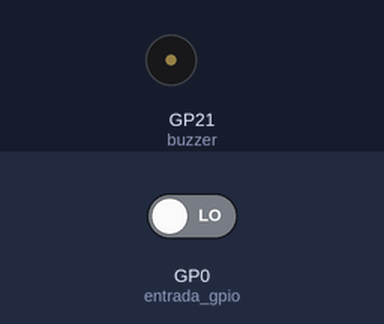
This program was run on a simulated Raspberry Pi Pico running MicroPython. Parts: buzzer (waves = sounding). The test bench sets the inputs (shaded band); at power-on: GP0 (entrada_gpio) LOW.

Above: at 1.2 s.
1.3 s: GP0 (entrada_gpio) driven HIGH
At 4.2 s:
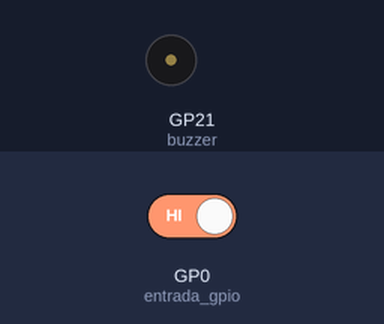
4.3 s: GP0 (entrada_gpio) driven LOW
At 5.4 s:
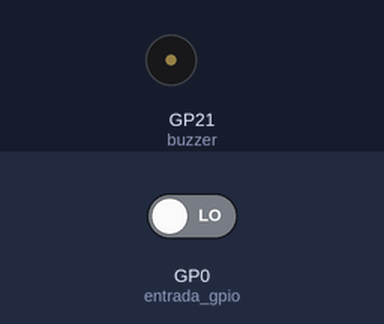
Timing chart, 0 to 7.3 s (numbered marks = the images above; inputs shaded):
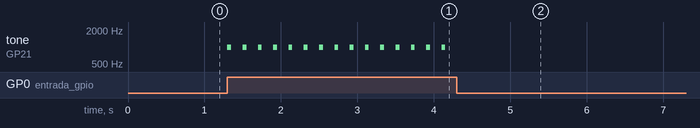

Measured:
- after the input at 1.3 s, tone on GP21 (buzzer): alternates 1000 Hz for 0.05 s and silent for 0.15 s, starting at once
- after the input at 4.3 s, tone on GP21 (buzzer): stops changing and stays silent

The program:

sensor_de_presenca_mais_buzzer.py
```python
from machine import Pin
from machine import Pin, PWM
import time

# Configurar o pino GPIO 0 como entrada
entrada_gpio = Pin(0, Pin.IN)

# Configurar o pino do buzzer B
buzzer = PWM(Pin(21))

while True:
    # Ler o estado do GPIO 0
    estado_gpio = entrada_gpio.value()

    # Se o sinal for detectado (estado LOW), ativar o buzzer B
    if estado_gpio == 1:
        buzzer.freq(1000)
        buzzer.duty_u16(32768)
        time.sleep(0.05)
        buzzer.duty_u16(0)  # Silenciar
        time.sleep(0.05)
    else:
        buzzer.duty_u16(0)

    # Aguardar um curto período de tempo para evitar leituras rápidas
    time.sleep(0.1)
```
